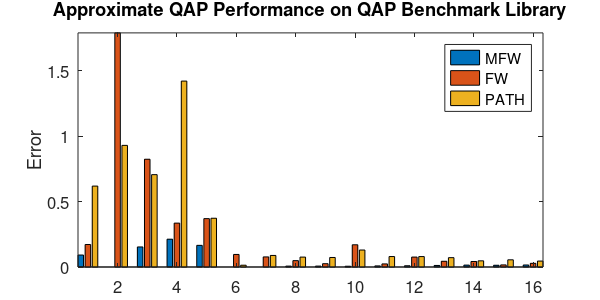
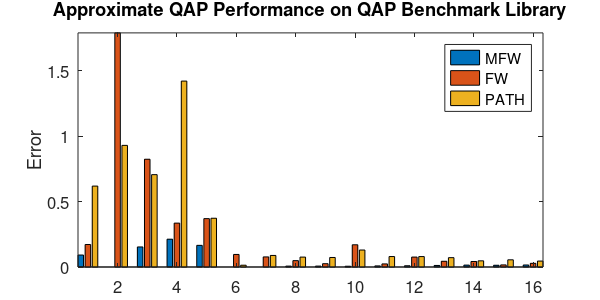

These charts were generated, in order, by the following MATLAB code:
results=[    11156    12176    13072    13072    13072    18048
     9896     9896    17272    17272    27584    19086
     9504    10960    14274    14274    17324    16206
     2298     2786     3068     3068     3068     5560
     6194     7218     7876     7876     8482     8500
      292      292      294      294      320      296
    235528   235528   238134   253684   253684   256320
    354210   356654   371458   371458   371458   381016
    725522   730614   743884   743884   743884   778284
   135028   135828   148970   157954   157954   152534
   388214   391522   397376   397376   397376   419224
   491812   496598   511574   511574   529134   530978
   703482   711840   721540   721540   734276   753712
  1818146  1844636  1890738  1894640  1894640  1903872
  2422002  2454292  2460940  2460940  2460940  2555110
  3139370  3187738  3194826  3194826  3227612  3281830];


rel_results=results./repmat(results(:,1),1,6);

%%
clc
figure(1), clf, 
fs=12;
bar(rel_results(:,[2 5 6])-1)

ylabel('Error','FontSize',fs)
title('Approximate QAP Performance on QAP Benchmark Library','fontsize',fs)
legend('MFW','FW','PATH')
set(gca,'FontSize',fs)
axis('tight')

wh=[6 3];
figname='../figs/benchmarks';
set(gcf,'PaperSize',wh,'PaperPosition',[0 0 wh],'Color','w');
print('-dpdf',figname)
print('-dpng',figname)



% chr12c
% chr15a
% chr15c
% chr20b
% chr22b
% esc16b
% rou12
% rou15
% rou20
% tai10a
% tai15a
% tai17a
% tai20a
% tai30a
% tai35a
% tai40a